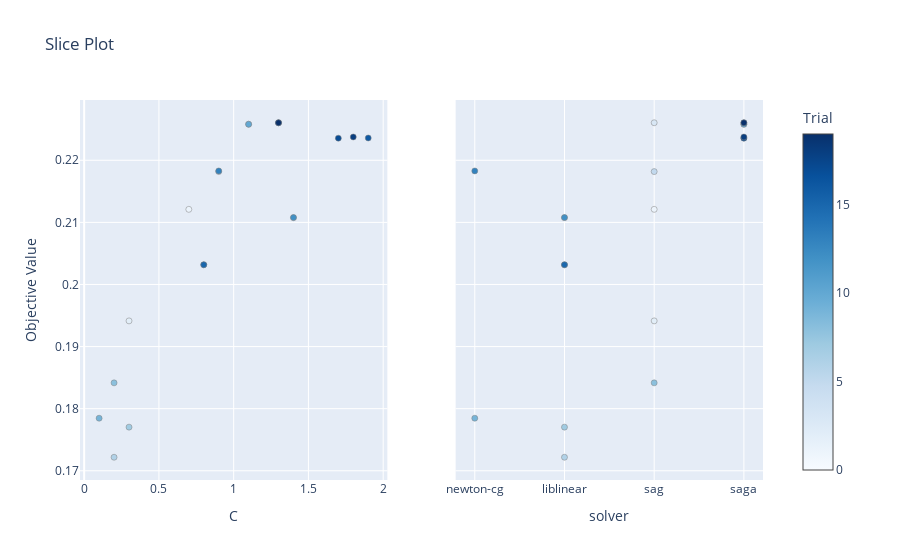

Here is the notebook cell this chart was saved with:
### Code cell
optuna.visualization.plot_slice(study)

### Figure 1 — Plotly figure (JSON) as saved in the notebook; plotly's stock layout.template omitted (floating-point values rounded to 4 significant figures)
{"data": [{"marker": {"color": [0, 1, 2, 3, 4, 5, 6, 7, 8, 9, 10, 11, 12, 13, 14, 15, 16, 17, 18, 19], "colorbar": {"title": {"text": "Trial"}, "x": 1, "xpad": 40}, "colorscale": [[0, "rgb(247,251,255)"], [0.125, "rgb(222,235,247)"], [0.25, "rgb(198,219,239)"], [0.375, "rgb(158,202,225)"], [0.5, "rgb(107,174,214)"], [0.625, "rgb(66,146,198)"], [0.75, "rgb(33,113,181)"], [0.875, "rgb(8,81,156)"], [1, "rgb(8,48,107)"]], "line": {"color": "Grey", "width": 0.5}, "showscale": true}, "mode": "markers", "name": "Feasible Trial", "showlegend": false, "type": "scatter", "x": [1.4, 0.7, 0.3, 1.3, 1.1, 0.9, 0.2, 0.3, 0.2, 0.1, 1.1, 0.8, 1.4, 0.9, 1.3, 0.8, 1.9, 1.7, 1.8, 1.3], "xaxis": "x", "y": [0.2108, 0.2121, 0.1941, 0.226, 0.2258, 0.2182, 0.1722, 0.177, 0.1842, 0.1785, 0.2258, 0.2032, 0.2108, 0.2183, 0.226, 0.2032, 0.2236, 0.2236, 0.2238, 0.226], "yaxis": "y"}, {"marker": {"color": [0, 1, 2, 3, 4, 5, 6, 7, 8, 9, 10, 11, 12, 13, 14, 15, 16, 17, 18, 19], "colorbar": {"title": {"text": "Trial"}, "x": 1, "xpad": 40}, "colorscale": [[0, "rgb(247,251,255)"], [0.125, "rgb(222,235,247)"], [0.25, "rgb(198,219,239)"], [0.375, "rgb(158,202,225)"], [0.5, "rgb(107,174,214)"], [0.625, "rgb(66,146,198)"], [0.75, "rgb(33,113,181)"], [0.875, "rgb(8,81,156)"], [1, "rgb(8,48,107)"]], "line": {"color": "Grey", "width": 0.5}, "showscale": false}, "mode": "markers", "name": "Feasible Trial", "showlegend": false, "type": "scatter", "x": ["liblinear", "sag", "sag", "sag", "saga", "sag", "liblinear", "liblinear", "sag", "newton-cg", "saga", "liblinear", "liblinear", "newton-cg", "saga", "liblinear", "saga", "saga", "saga", "saga"], "xaxis": "x2", "y": [0.2108, 0.2121, 0.1941, 0.226, 0.2258, 0.2182, 0.1722, 0.177, 0.1842, 0.1785, 0.2258, 0.2032, 0.2108, 0.2183, 0.226, 0.2032, 0.2236, 0.2236, 0.2238, 0.226], "yaxis": "y2"}], "layout": {"title": {"text": "Slice Plot"}, "xaxis": {"anchor": "y", "domain": [0, 0.45], "title": {"text": "C"}}, "xaxis2": {"anchor": "y2", "categoryarray": ["newton-cg", "liblinear", "sag", "saga"], "categoryorder": "array", "domain": [0.55, 1], "title": {"text": "solver"}, "type": "category"}, "yaxis": {"anchor": "x", "domain": [0, 1], "title": {"text": "Objective Value"}}, "yaxis2": {"anchor": "x2", "domain": [0, 1], "matches": "y", "showticklabels": false}}}
